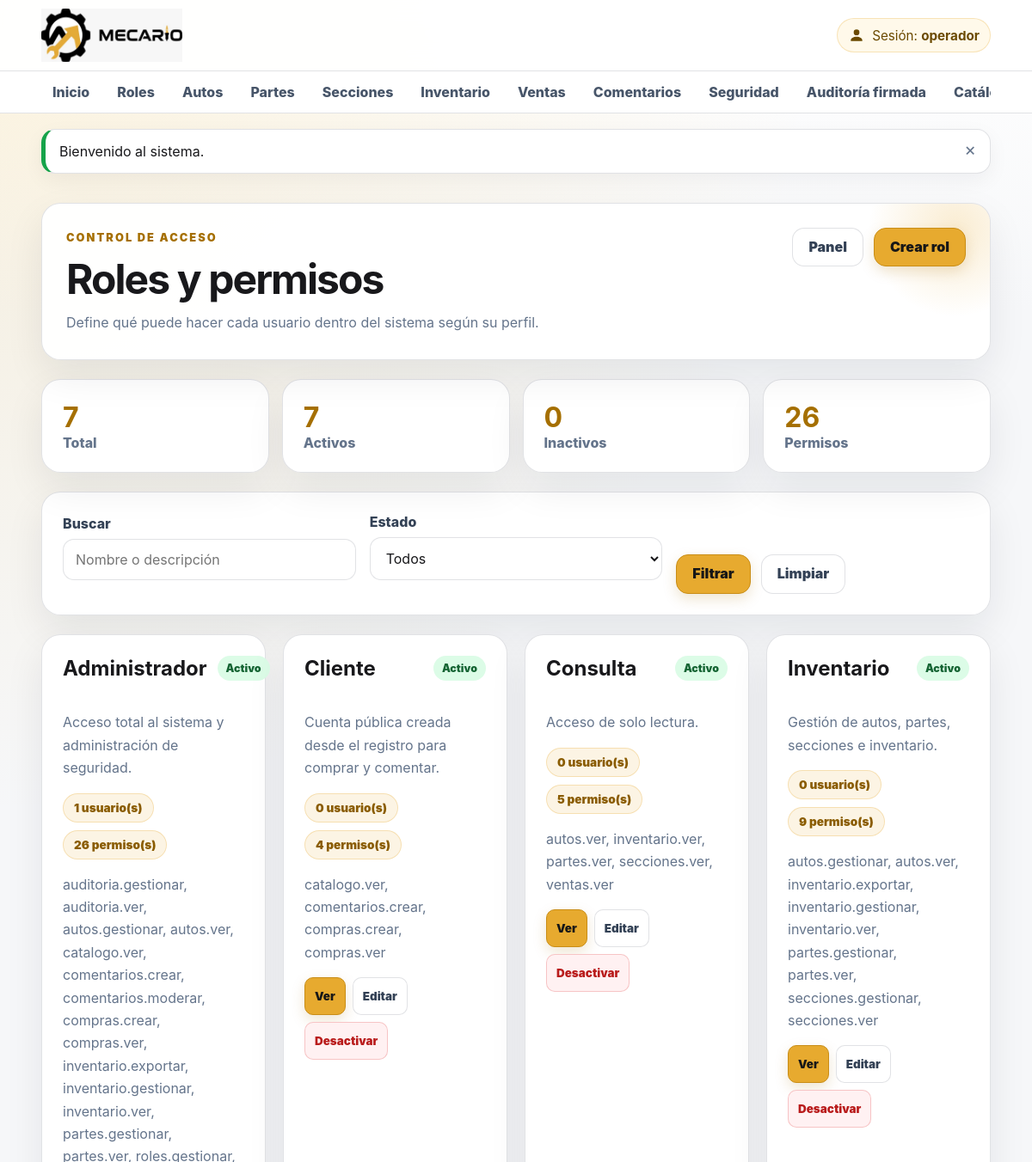
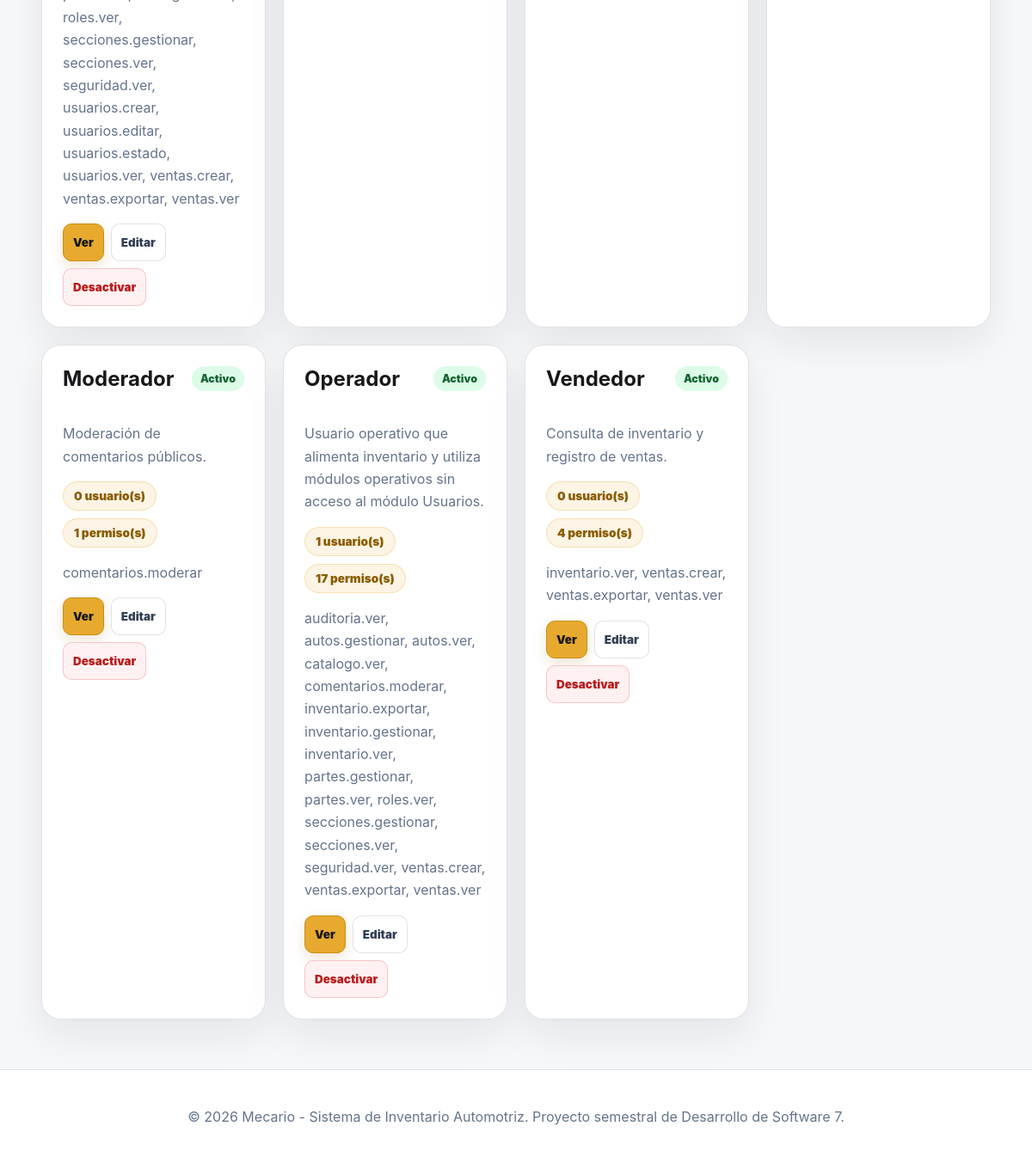
The app's page /public/roles (signed in) with its own data (2 pictures, top to bottom).
### tables this page shows
CREATE TABLE IF NOT EXISTS roles (
    id_rol INT UNSIGNED AUTO_INCREMENT PRIMARY KEY,
    nombre_rol VARCHAR(50) NOT NULL UNIQUE,
    descripcion VARCHAR(255) NULL,
    activo TINYINT(1) NOT NULL DEFAULT 1,
    fecha_creacion DATETIME NOT NULL DEFAULT CURRENT_TIMESTAMP,
    fecha_actualizacion DATETIME NULL DEFAULT NULL ON UPDATE CURRENT_TIMESTAMP,
    CONSTRAINT chk_rol_activo CHECK (activo IN (0,1))
);

### app/Controllers/RolController.php (called while the page is built, shortened)
<?php
final class RolController
{
    private Rol $roles;
    public function __construct()
    {
        $this->roles = new Rol();
    }
    public function index(): void
    {
        $busqueda = Sanitizer::texto($_GET['buscar'] ?? '');
        $estado = $_GET['estado'] ?? '';
        View::renderizar('roles/index', [
            'titulo' => 'Roles y permisos',
            'roles' => $this->roles->listar($busqueda, $estado),
            'estadisticas' => $this->roles->estadisticas(),
            'busqueda' => $busqueda,
            'estado' => $estado,
        ]);
    }
}

### public/index.php (called while the page is built, shortened)
<?php
$router = new Router();
$router->despachar();

### app/Helpers/Url.php (called while the page is built, shortened)
<?php
final class Url
{
    public static function base(): string
    {
        $script = str_replace(
            '\\',
            '/',
            $_SERVER['SCRIPT_NAME'] ?? '/public/index.php'
        );
        $base = rtrim(dirname($script), '/');
        return $base === '.' ? '' : $base;
    }
    public static function ruta(string $ruta = '/'): string
    {
        $ruta = '/' . ltrim($ruta, '/');
        return self::base() . ($ruta === '//' ? '/' : $ruta);
    }
}

### app/Helpers/Sanitizer.php (called while the page is built, shortened)
<?php
final class Sanitizer
{
    public static function html(mixed $valor): string
    {
        return htmlspecialchars(
            (string) $valor,
            ENT_QUOTES | ENT_SUBSTITUTE,
            'UTF-8'
        );
    }
}

### app/Core/Database.php (called while the page is built, shortened)
<?php
final class Database
{
    private PDO $conexion;
    private function __construct()
    {
        $config = require dirname(__DIR__, 2) . '/config/config.php';
        $db = $config['database'];
        $dsn = sprintf(
            'mysql:host=%s;port=%s;dbname=%s;charset=%s',
            $db['host'],
            $db['port'],
            $db['name'],
            $db['charset']
        );
        try {
            $this->conexion = new PDO(
                $dsn,
                $db['user'],
                $db['password'],
                [
                    PDO::ATTR_ERRMODE => PDO::ERRMODE_EXCEPTION,
                    PDO::ATTR_DEFAULT_FETCH_MODE => PDO::FETCH_ASSOC,
                    PDO::ATTR_EMULATE_PREPARES => false,
                ]
            );
        } catch (PDOException $exception) {
            throw new RuntimeException(
                'No se pudo conectar con la base de datos.',
                0,
                $exception
            );
        }
    }
    public function consultar(string $sql, array $parametros = []): PDOStatement
    {
        $sentencia = $this->conexion->prepare($sql);
        $sentencia->execute($parametros);
        return $sentencia;
    }
    public function consultarTodos(string $sql, array $parametros = []): array
    {
        return $this->consultar($sql, $parametros)->fetchAll();
    }
}

### app/Models/Rol.php (called while the page is built, shortened)
<?php
final class Rol
{
    private Database $db;
    public function __construct()
    {
        $this->db = Database::getInstancia();
    }
    public function listar(string $busqueda = '', string $estado = ''): array
    {
        $sql = 'SELECT
                r.id_rol AS id,
                r.nombre_rol AS nombre,
                r.descripcion,
                r.activo,
                r.fecha_creacion,
                (SELECT COUNT(*) FROM usuario_rol ur WHERE ur.id_rol = r.id_rol) AS total_usuarios,
                (SELECT COUNT(*) FROM rol_permiso rp WHERE rp.id_rol = r.id_rol) AS total_permisos,
                (
                    SELECT GROUP_CONCAT(p.codigo ORDER BY p.codigo SEPARATOR ", ")
                    FROM rol_permiso rp
                    INNER JOIN permisos p ON p.id_permiso = rp.id_permiso
                    WHERE rp.id_rol = r.id_rol
                ) AS permisos_texto
            FROM roles r
            WHERE 1 = 1';
        $params = [];
        $sql .= ' ORDER BY r.nombre_rol ASC';
        return $this->db->consultarTodos($sql, $params);
    }
}

### app/Views/roles/index.php (the view, shortened to what this page needs)
<main class="container">
<section class="module-hero"><div><span class="eyebrow">Control de acceso</span><h1>Roles y permisos</h1><p>Define qué puede hacer cada usuario dentro del sistema según su perfil.</p></div><div class="action-row"><a class="btn btn-secundario" href="<?= Sanitizer::html(Url::ruta('/dashboard')) ?>">Panel</a><a class="btn" href="<?= Sanitizer::html(Url::ruta('/roles/crear')) ?>">Crear rol</a></div></section>
<section class="stats-grid"><article class="stat-card"><strong><?= (int)($estadisticas['total']??0) ?></strong><span>Total</span></article><article class="stat-card"><strong><?= (int)($estadisticas['activos']??0) ?></strong><span>Activos</span></article><article class="stat-card"><strong><?= (int)($estadisticas['inactivos']??0) ?></strong><span>Inactivos</span></article><article class="stat-card"><strong><?= (int)($estadisticas['permisos']??0) ?></strong><span>Permisos</span></article></section>
<section class="card"><form class="filter-form" method="GET"><div class="form-group"><label>Buscar</label><input name="buscar" value="<?= Sanitizer::html($busqueda ?? '') ?>" placeholder="Nombre o descripción"></div><div class="form-group"><label>Estado</label><select name="estado"><option value="">Todos</option><option value="1" <?= ($estado ?? '')==='1'?'selected':'' ?>>Activos</option><option value="0" <?= ($estado ?? '')==='0'?'selected':'' ?>>Inactivos</option></select></div><div class="form-actions compact"><button class="btn">Filtrar</button><a class="btn btn-secundario" href="<?= Sanitizer::html(Url::ruta('/roles')) ?>">Limpiar</a></div></form></section>
<section class="grid-cards"><?php if(empty($roles)): ?><article class="card empty-state">No se encontraron roles.</article><?php endif; ?><?php foreach($roles as $rol): ?><article class="card module-card"><div class="card-top"><h2><?= Sanitizer::html($rol['nombre']) ?></h2><?= (int)$rol['activo']===1?'<span class="badge badge-success">Activo</span>':'<span class="badge badge-danger">Inactivo</span>' ?></div><p class="muted"><?= Sanitizer::html($rol['descripcion'] ?? '') ?></p><div class="chips"><span class="chip"><?= (int)$rol['total_usuarios'] ?> usuario(s)</span><span class="chip"><?= (int)$rol['total_permisos'] ?> permiso(s)</span></div><p class="muted"><?= Sanitizer::html($rol['permisos_texto'] ?? 'Sin permisos') ?></p><div class="acciones-tabla"><a class="btn btn-mini" href="<?= Sanitizer::html(Url::ruta('/roles/ver/'.$rol['id'])) ?>">Ver</a><a class="btn btn-mini btn-secundario" href="<?= Sanitizer::html(Url::ruta('/roles/editar/'.$rol['id'])) ?>">Editar</a><form method="POST" action="<?= Sanitizer::html(Url::ruta('/roles/estado/'.$rol['id'])) ?>" data-confirm="¿Cambiar estado de este rol?"><?= Csrf::campo() ?><input type="hidden" name="activo" value="<?= (int)$rol['activo']===1?0:1 ?>"><button class="btn btn-mini <?= (int)$rol['activo']===1?'btn-danger':'' ?>" type="submit"><?= (int)$rol['activo']===1?'Desactivar':'Activar' ?></button></form></div></article><?php endforeach; ?></section>
</main>

### app/Core/Router.php (shortened to what this page needs)
<?php
final class Router
{
    private array $rutas = [];
    private function agregar(
        string $metodo,
        string $ruta,
        callable|array $accion
    ): void {
        $this->rutas[$metodo][] = [
            'ruta' => $this->normalizar($ruta),
            'accion' => $accion,
        ];
    }
    public function despachar(): void
    {
        $metodo = strtoupper($_SERVER['REQUEST_METHOD'] ?? 'GET');
        $rutaActual = $this->obtenerRutaActual();
        foreach ($this->rutas[$metodo] ?? [] as $rutaRegistrada) {
            $parametros = $this->coincide(
                $rutaRegistrada['ruta'],
                $rutaActual
            );
            if ($parametros !== false) {
                $this->ejecutarAccion(
                    $rutaRegistrada['accion'],
                    $parametros
                );
                return;
            }
        }
    }
    private function obtenerRutaActual(): string
    {
        $uri = parse_url(
            $_SERVER['REQUEST_URI'] ?? '/',
            PHP_URL_PATH
        ) ?: '/';
        $base = dirname($_SERVER['SCRIPT_NAME'] ?? '');
        if (
            $base !== ''
            && $base !== '/'
            && str_starts_with($uri, $base)
        ) {
            $uri = substr($uri, strlen($base));
        }
        return $this->normalizar($uri);
    }
    private function normalizar(string $ruta): string
    {
        $ruta = '/' . trim($ruta, '/');
        return $ruta === '//' ? '/' : $ruta;
    }
    private function coincide(
        string $rutaRegistrada,
        string $rutaActual
    ): array|false {
        $patron = preg_replace(
            '#\{[a-zA-Z_][a-zA-Z0-9_]*\}#',
            '([^/]+)',
            $rutaRegistrada
        );
        if (!preg_match('#^' . $patron . '$#', $rutaActual, $coincidencias)) {
            return false;
        }
        array_shift($coincidencias);
        return $coincidencias;
    }
    private function ejecutarAccion(
        callable|array $accion,
        array $parametros
    ): void {
        if (
            is_array($accion)
            && isset($accion[0], $accion[1])
            && is_string($accion[0])
        ) {
            $controlador = new $accion[0]();
            $metodo = $accion[1];
            $controlador->{$metodo}(...$parametros);
            return;
        }
    }
}

### records on screen
roles: id_rol "7", nombre_rol "Cliente", activo "Activo", descripcion "Cuenta pública creada desde el registro para comprar y comentar.", total_usuarios "0", total_permisos "4", permisos_texto "catalogo.ver, comentarios.crear, compras.crear, compras.ver"
roles: nombre_rol "Administrador", activo "Activo", descripcion "Acceso total al sistema y administración de seguridad.", total_usuarios "1", total_permisos "26", permisos_texto "auditoria.gestionar, auditoria.ver, autos.gestionar, autos.ver, catalogo.ver, comentarios.crear, comentarios.moderar, compras.crear, compras.ver, inventario.exportar, inventario.gestionar, inventario.ver, partes.gestionar, partes.ver, roles.gestionar, roles.ver, secciones.gestionar, secciones.ver, seguridad.ver, usuarios.crear, usuarios.editar, usuarios.estado, usuarios.ver, ventas.crear, ventas.exportar, ventas.ver"
roles: nombre_rol "Consulta", activo "Activo", descripcion "Acceso de solo lectura.", total_usuarios "0", total_permisos "5", permisos_texto "autos.ver, inventario.ver, partes.ver, secciones.ver, ventas.ver"
roles: nombre_rol "Inventario", activo "Activo", descripcion "Gestión de autos, partes, secciones e inventario.", total_usuarios "0", total_permisos "9", permisos_texto "autos.gestionar, autos.ver, inventario.exportar, inventario.gestionar, inventario.ver, partes.gestionar, partes.ver, secciones.gestionar, secciones.ver"
roles: nombre_rol "Moderador", activo "Activo", descripcion "Moderación de comentarios públicos.", total_usuarios "0", total_permisos "1", permisos_texto "comentarios.moderar"
roles: nombre_rol "Operador", activo "Activo", descripcion "Usuario operativo que alimenta inventario y utiliza módulos operativos sin acceso al módulo Usuarios.", total_usuarios "1", total_permisos "17", permisos_texto "auditoria.ver, autos.gestionar, autos.ver, catalogo.ver, comentarios.moderar, inventario.exportar, inventario.gestionar, inventario.ver, partes.gestionar, partes.ver, roles.ver, secciones.gestionar, secciones.ver, seguridad.ver, ventas.crear, ventas.exportar, ventas.ver"
roles: nombre_rol "Vendedor", activo "Activo", descripcion "Consulta de inventario y registro de ventas.", total_usuarios "0", total_permisos "4", permisos_texto "inventario.ver, ventas.crear, ventas.exportar, ventas.ver"

### other values on screen
Sanitizer::html($mensaje['texto'] ?? '') "Bienvenido al sistema."
$estadisticas['inactivos'] "0"
